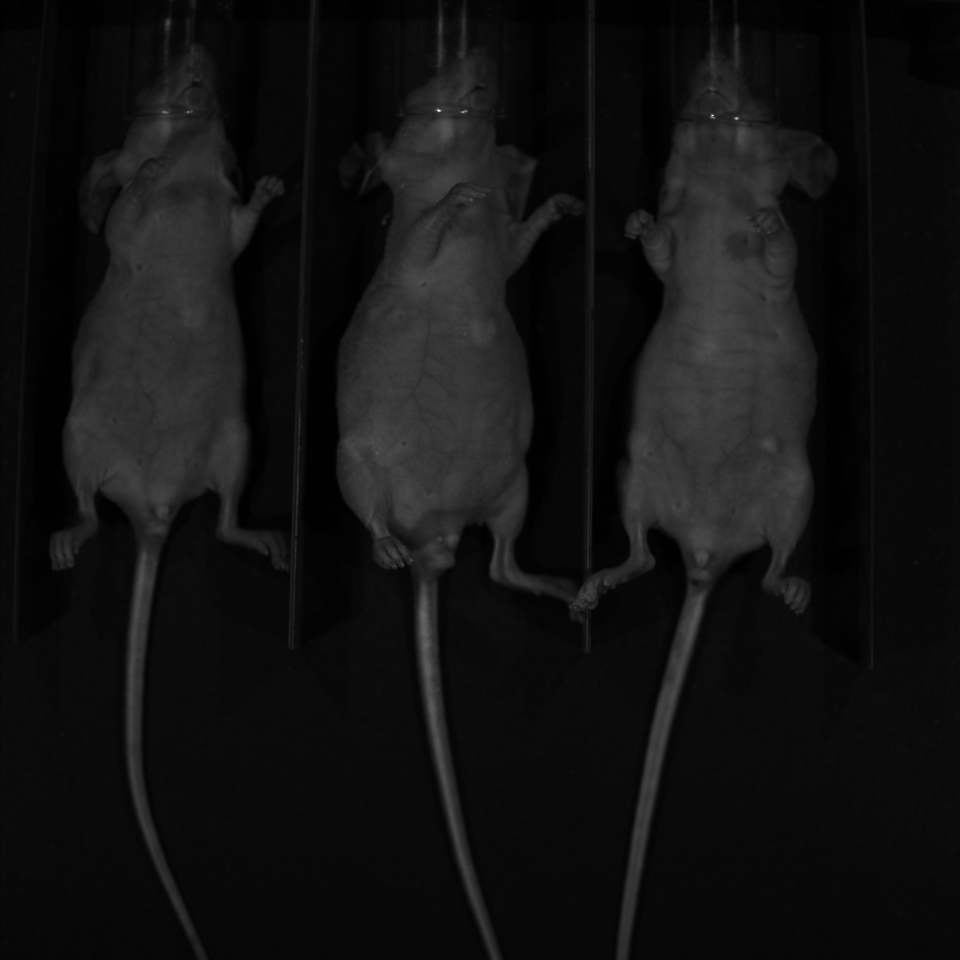
%> input picture course/sample/three_brothers.TIF, 960 x 960 px
$ octave rohe.m   (GNU Octave 9; MATLAB toolbox functions it lacks are replaced by stand-ins)
%> lines starting %> are read from the running program, lines starting %| are printed output that depends on the picture
I1=imread('three_brothers.TIF');
%> I1 is the input picture: size 960x960 uint16; min 193, max 5765, mean 596.5
I2=imread('photograph.TIF');
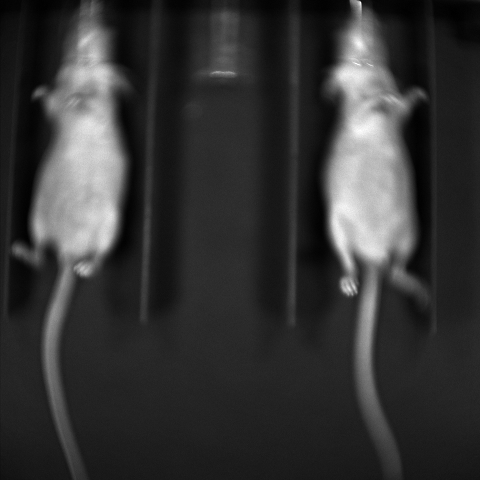
%> input picture course/sample/photograph.TIF, 480 x 480 px
%> I2 is the input picture: size 480x480 uint16; min 148, max 2690, mean 676.9

I1=double(I1);
%> I1: size 960x960 double
I2=double(I2);
%> I2: size 480x480 double
for i=1:7
    I1=I1.^(0.4+0.05*i);
    figure;
    imshow(uint8(I1));

end
%> this loop made 7 passes
%> pass 1, `I1=I1.^(0.4+0.05*i);`:
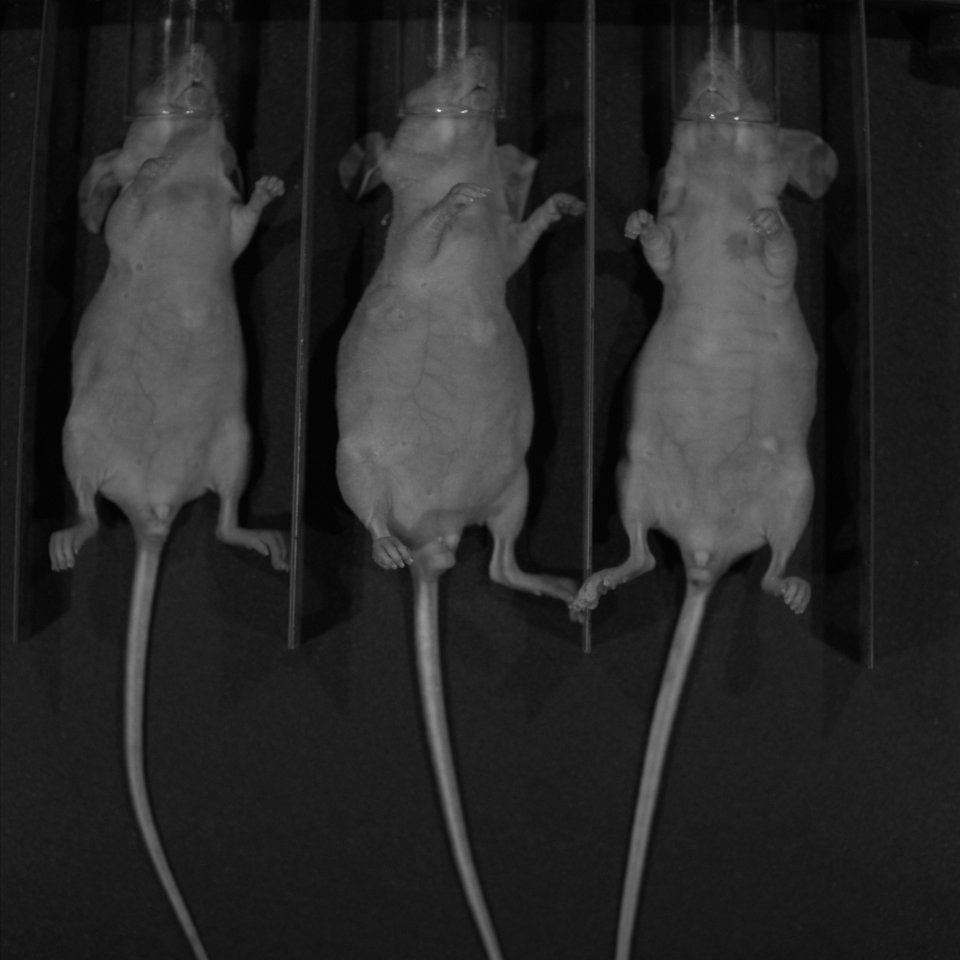
%> I1: size 960x960 double; min 10.68, max 49.24, mean 17; drawn with min black and max white
%> pass 1, `imshow(uint8(I1));`:
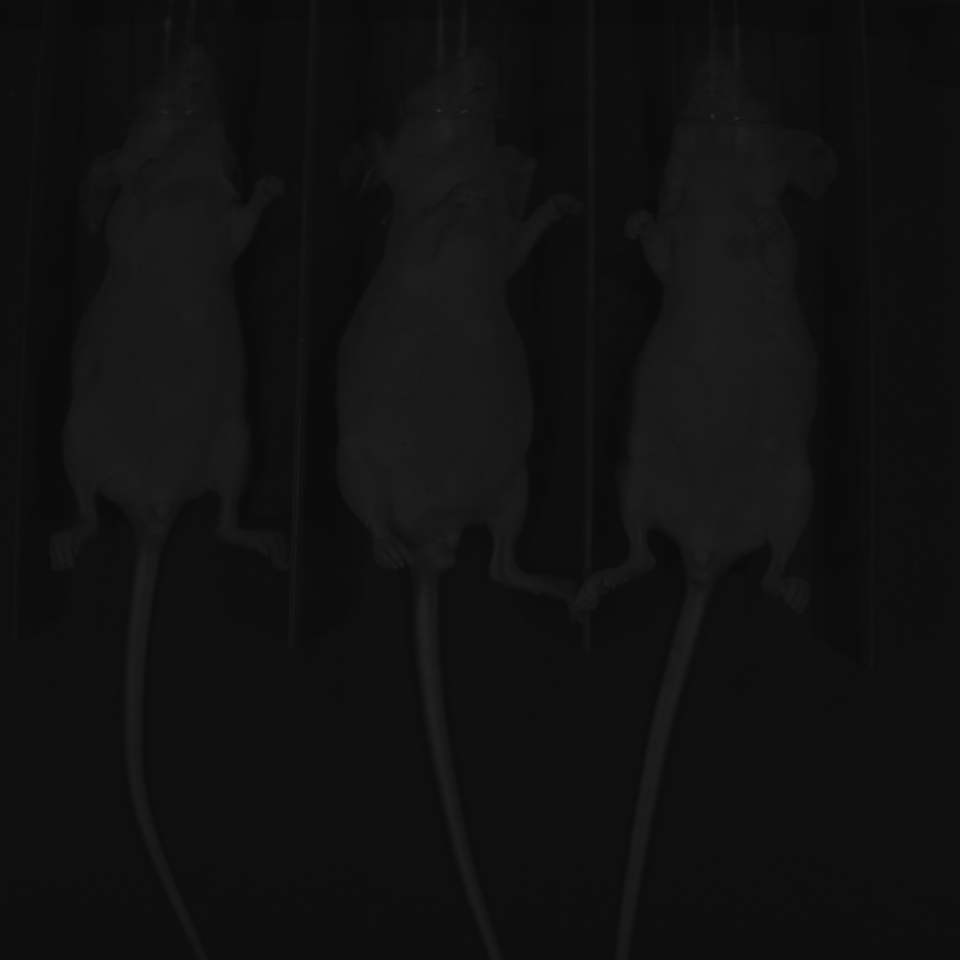
%> displayed picture: size 960x960, on the screen's scale of 0 to 255; min 11, max 49, mean 17
%> after the loop:
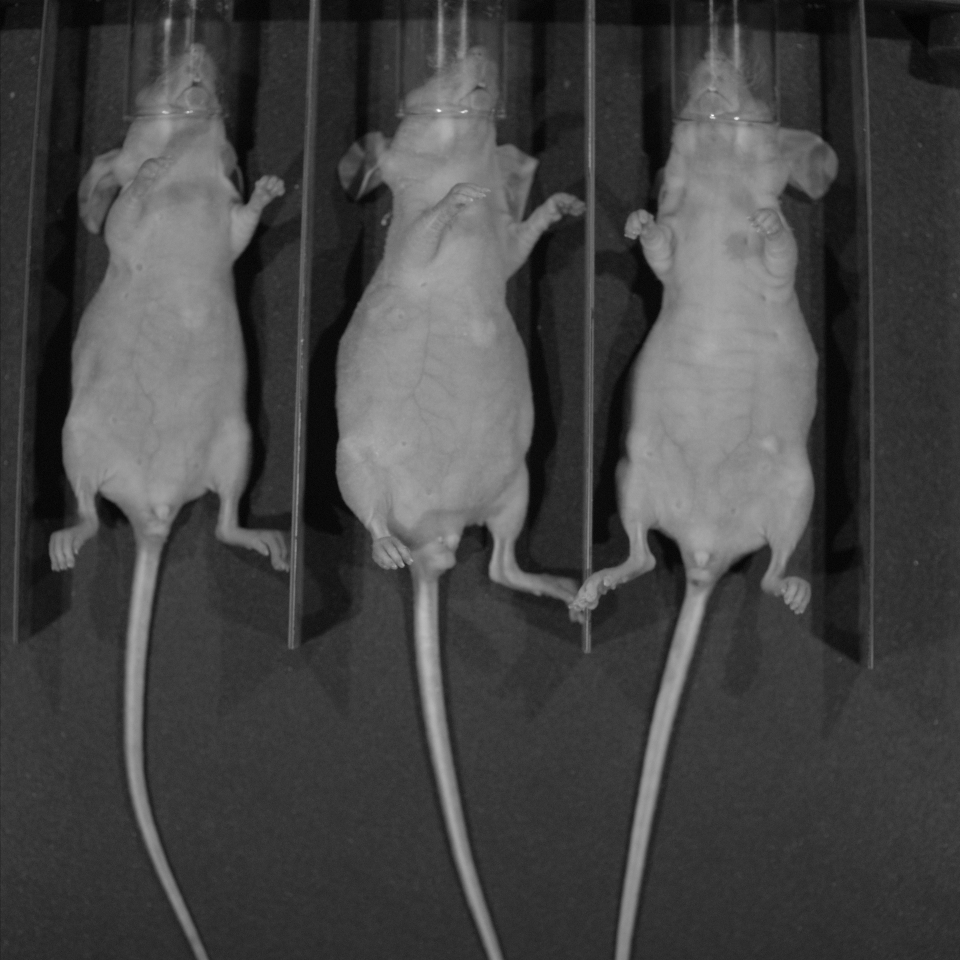
%> I1: size 960x960 double; min 1.14, max 1.25, mean 1.17; drawn with min black and max white
for i=1:7
    I2=I2.^(0.4+0.05*i);
    figure;
    imshow(uint8(I2));

end
%> this loop made 7 passes
%> pass 1, `I2=I2.^(0.4+0.05*i);`:
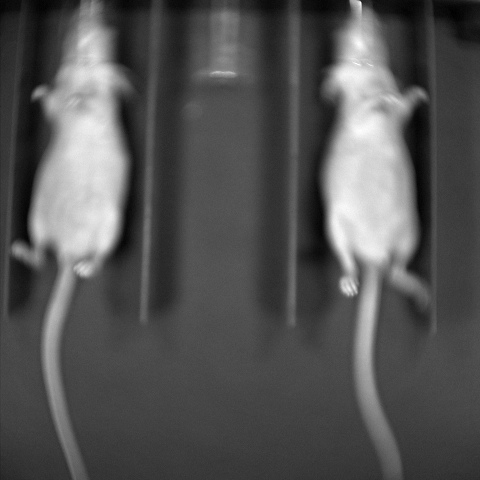
%> I2: size 480x480 double; min 9.48, max 34.95, mean 17.9; drawn with min black and max white
%> pass 2, `imshow(uint8(I2));`:
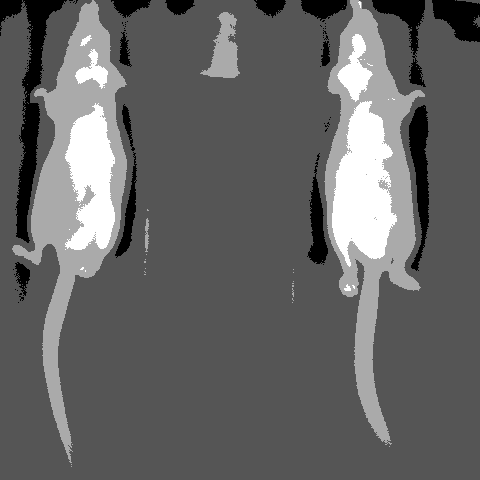
%> displayed picture: size 480x480, on the screen's scale of 0 to 255; min 3, max 6, mean 4.19; drawn with min black and max white
%> after the loop:
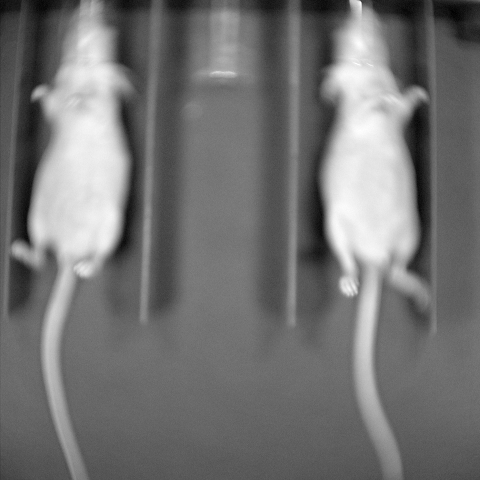
%> I2: size 480x480 double; min 1.13, max 1.22, mean 1.17; drawn with min black and max white
